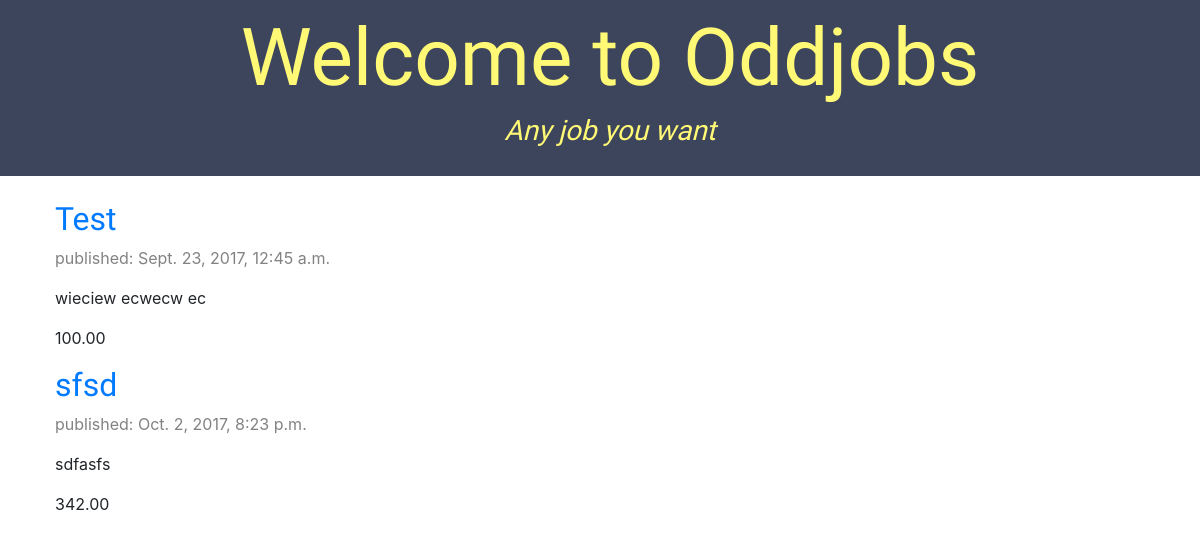
The app's page /, older data.
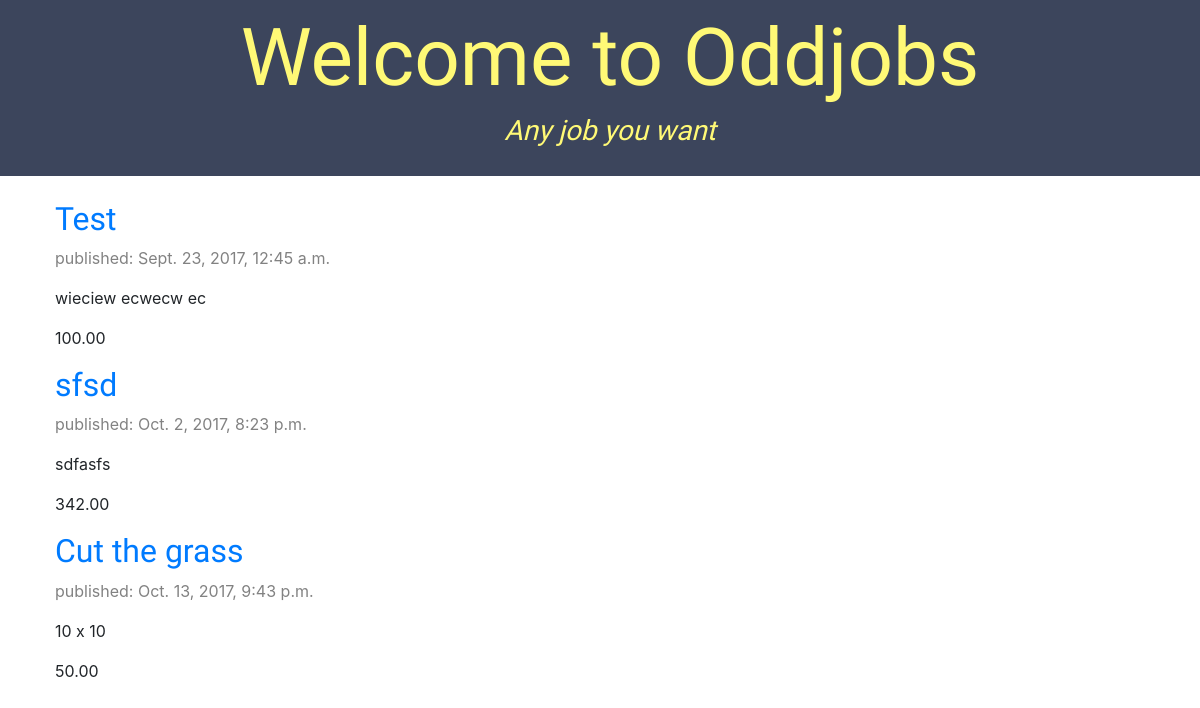
The same page, newer data.
### listings/models.py (models this page shows, shortened)
class Listing(models.Model):
	is_assigned = models.BooleanField(default=False)
	listee = models.ForeignKey('auth.User')
	title = models.CharField(max_length=200)
	listing_dscr = models.TextField(max_length=500)
	amount_listed = models.DecimalField(max_digits=6, decimal_places=2)
	created_date = models.DateTimeField(blank=True, null=True)
	assigned_date = models.DateTimeField(blank=True, null=True)
	completed_date = models.DateTimeField(blank=True, null=True)

### listings/views.py (the view)
# urls.py: url(r'^$', views.index, name='index'),
def index(request):
	listings = Listing.objects.filter(created_date__lte=timezone.now()).order_by('created_date')
	return render(request, 'listings/index.html', {'listings': listings})

### listings/templates/listings/index.html (shortened to what this page needs)
{% extends 'listings/base.html' %}
{% block content %}
    {% for listing in listings %}
        <div class="listing">
            <h2><a href="{% url 'listing_detail' pk=listing.pk %}" id="listing_title">{{ listing.title }}</a></h2>
                <div class="date">
                <p id="created_date">published: {{ listing.created_date }}</p>
                </div>
            <p id="listing_dscr">{{ listing.listing_dscr }}</p>
            <p id="amount_listed">{{ listing.amount_listed|linebreaksbr }}</p>
        </div>
    {% endfor %}
{% endblock %}

### listings/templates/listings/base.html (shortened to what this page needs)
{% load staticfiles %}
<html>
    <head>
            <link rel="stylesheet" href="https://maxcdn.bootstrapcdn.com/bootstrap/4.0.0-beta.2/css/bootstrap.min.css">
            <link rel="stylesheet" href="{% static 'css/listings.css' %}">
    </head>
    <body>
        <div class="page-header" align="center">
            <h1><a href="/">Welcome to Oddjobs</a></h1>
            <h3><em>Any job you want</em></h3>
    </div>
    <br />
    <div class="content container">
        <div class="row">
            <div class="col-md-8">
                {% block content %}
                {% endblock %}
                </div>
            </div>
        </div>
    </body>
</html>

### listings/static/css/listings.css (style rules this page uses)
.page-header { background-color: #3c455c; margin-top: 0; padding: 10px 20px 20px 40px; }
.page-header h1, .page-header h1 a, .page-header h1 a:visited, .page-header h1 a:active { color: #fff976; font-size: 60pt; text-decoration: none; }
em { color: #fff976; text-decoration: none; }
.content { margin-left: 40px; }
h1, h2, h3, h4 { font-family: 'Lobster', cursive; }
.date { color: #828282; }

Row changes from the older to the newer data that the page shows:
added Listing: title "Cut the grass", created_date "Oct. 13, 2017, 9:43 p.m.", listing_dscr "10 x 10", amount_listed "50.00"
